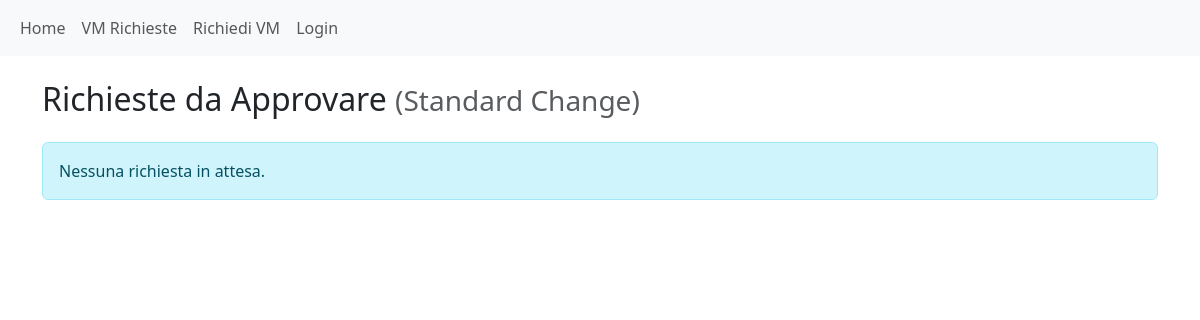
Before: /admin/dashboard with the older database file.
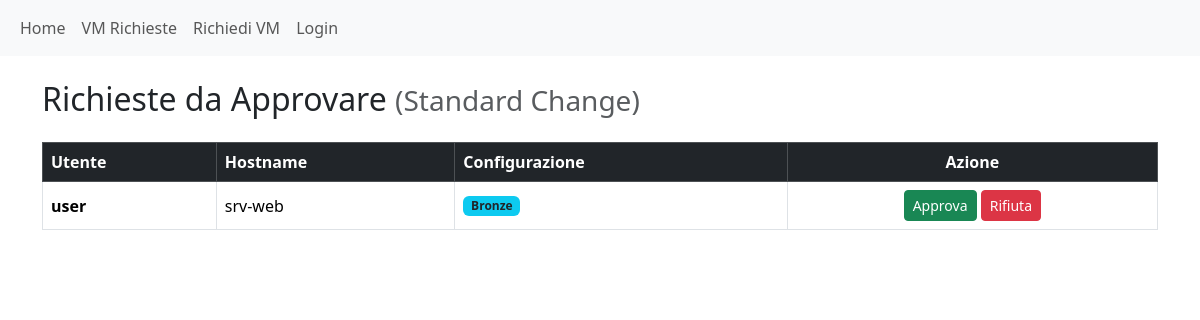
After: the same page with the newer database file.
### models/model.py (models this page shows, shortened)
class VMRequest(db.Model):
    id = db.Column(db.Integer, primary_key=True)
    user_id = db.Column(db.Integer, db.ForeignKey('user.id'), nullable=False)
    config_name = db.Column(db.String(50), nullable=False)
    hostname = db.Column(db.String(100), nullable=False)
    status = db.Column(db.String(20), default='pending')
    created_at = db.Column(db.DateTime, default=datetime.utcnow)
    vm_id = db.Column(db.Integer, nullable=True)
    ip_address = db.Column(db.String(50), nullable=True)
    vm_user = db.Column(db.String(50), nullable=True)
    vm_password = db.Column(db.String(100), nullable=True)
    ssh_key = db.Column(db.Text, nullable=True)

class User(UserMixin,db.Model):
    id = db.Column(db.Integer, primary_key = True)
    username = db.Column(db.String(80), unique = True, nullable = False)
    email = db.Column(db.String(120), unique=True, nullable=False)
    password_hash = db.Column(db.String(128))
    role = db.Column(db.String(20), default='user')
    vms = db.relationship('VMRequest', backref='owner', lazy=True)

### routes/admin.py (the view)
@app.route('/dashboard')
def admin_dashboard():
    richieste = VMRequest.query.filter_by(status='pending').all()
    return render_template('admin/admin-dashboard.html', pending_requests=richieste)

### templates/admin/admin-dashboard.html (shortened to what this page needs)
{% extends "base.html" %}
{% block content %}
<div class="container mt-4">
    <h2 class="mb-4">Richieste da Approvare <small class="text-muted">(Standard Change)</small></h2>
    {% if pending_requests %}
    <div class="table-responsive">
        <table class="table table-bordered table-hover align-middle">
            <thead class="table-dark">
                <tr>
                    <th>Utente</th>
                    <th>Hostname</th>
                    <th>Configurazione</th>
                    <th class="text-center">Azione</th>
                </tr>
            </thead>
            <tbody>
                {% for req in pending_requests %}
                <tr>
                    <td><strong>{{ req.owner.username }}</strong></td>
                    <td>{{ req.hostname }}</td>
                    <td>
                        <span class="badge bg-info text-dark">
                            {{ req.config_name }}
                        </span>
                    </td>
                    <td class="text-center">
                        <form action="{{ url_for('admin.approve_vm', request_id=req.id) }}" method="POST" class="d-inline">
                            <button type="submit" class="btn btn-success btn-sm">
                                Approva
                            </button>
                        </form>
                        <form action="{{ url_for('admin.reject_vm', request_id=req.id) }}" method="POST" class="d-inline">
                            <button type="submit" class="btn btn-danger btn-sm">
                                Rifiuta
                            </button>
                        </form>
                    </td>
                </tr>
                {% endfor %}
            </tbody>
        </table>
    </div>
    {% else %}
        <div class="alert alert-info">
            Nessuna richiesta in attesa.
        </div>
    {% endif %}
</div>
{% endblock %}

Changed rows visible on the page:
added VMRequest: owner.username "user", hostname "srv-web", config_name "Bronze"
Other visible differences:
text no longer shown: "Nessuna richiesta in attesa."
text now shown: "Utente Hostname Configurazione Azione"
